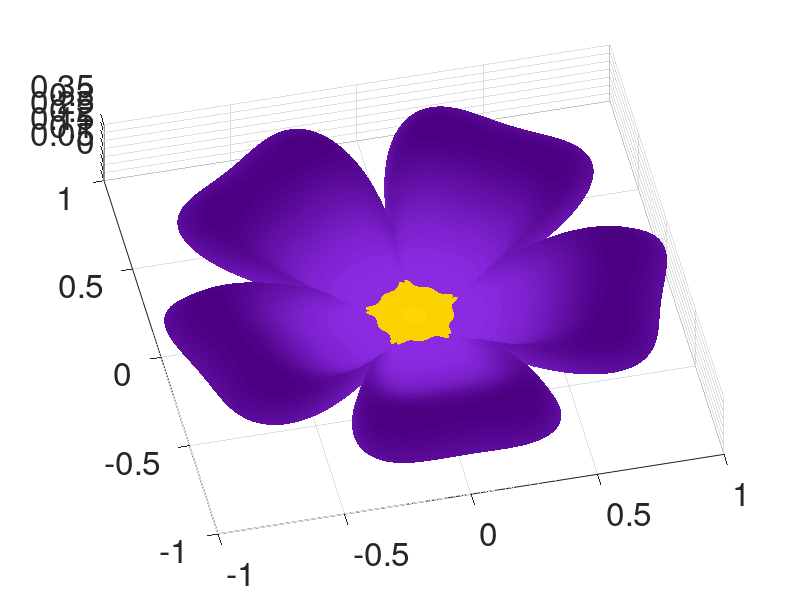

This figure's MATLAB source:
n=800;
r=linspace(0,1,n);
theta=linspace(0,2*pi,n);
[R,THETA]=ndgrid(r,theta);
% define the number of petals we want per cycle. Violets have 5!
petalNum=5;
x = 1 - (1/2)*((5/4)*(1 - mod(petalNum*THETA, 2*pi)/pi).^2 - 1/4).^2;
% update the formula for phi to stop the spiralling effect
phi = (pi/2)*exp(-2*pi/(8*pi));
y = 1.95653*(R.^2).*(1.27689*R - 1).^2.*sin(phi);
R2 = x.*(R.*sin(phi) + y.*cos(phi));
X=R2.*sin(THETA);
Y=R2.*cos(THETA);
Z=x.*(R.*cos(phi)-y.*sin(phi));
% color code for blueviolet RGB 138,43,226
% Indigo rgb value (75,0,130)
mapSize=20;
blue_map=linspace(138,75,mapSize)';
blue_map(:,2)=linspace(43,0,mapSize)';
blue_map(:,3)=linspace(226,130,mapSize)';
% and a pretty bit in the middle
gold_map=[255 215 0; 250 210 0];
% combine to form a full flower map
violet_map=[gold_map; blue_map];
% Now lets plot it and try and pick an attractive angle
surf(X,Y,Z,'LineStyle','none')
colormap(violet_map/255)
view([-12.700 81.200])
set(gca,'FontSize',24)
set(gcf,'position',[100,-200,1800,1500])
